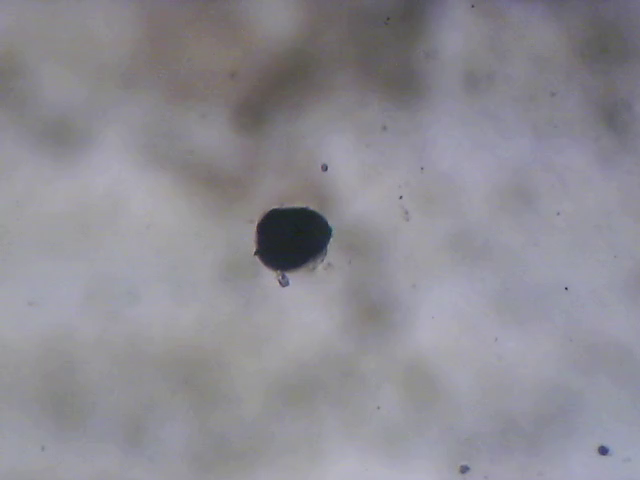
#> input picture video_exp/snap.png, 640 x 480 px
$ python -i a5_caliberation.py   (imports and definitions only)
#> lines starting #> are read from the running program, lines starting #| are printed output that depends on the picture; after the words box and inside, x2 and y2 are one past the last pixel; in counts of white or black regions, pixels touching at a corner belong together
"""
Batch microscope calibration (ellipse-aware).

Scans IMAGE_DIR for files named  m_<magnification>_d_<diameter>mm.<ext>
(e.g. m_2.0_d_1.5mm.jpg), fits an ellipse to each disc edge, takes the MAJOR axis
as the true diameter (tilt only foreshortens the minor axis), converts to um/px,
and writes ONE calibration json with a single um/px value per magnification.

Pipeline per image
  1. Rough segmentation (row-flattening + threshold + most circular blob).
  2. Sub-pixel edge points along 360 rays from the centre (parabolic refinement).
  3. Ellipse fit (cv2.fitEllipse) with MAD-based outlier rejection and refit.
  4. Error: bootstrap over edge points on the major axis length.
  5. um/px = D_true_um / major_axis_px.
Per magnification: inverse-variance weighted mean over all diameters.
"""
import os
import re
import json
import numpy as np
import cv2
import matplotlib
# [1 line not run here, left out]
import matplotlib.pyplot as plt
from scipy.ndimage import map_coordinates, gaussian_filter1d

# ------------------------------------------------------------------ paths
BASE_DIR = "F:/Mohit's BTP/Python Code/video_exp/caliberation_images"
IMAGE_DIR = f"{BASE_DIR}/actual_images"
FIG_DIR = f"{BASE_DIR}/fitted_images"
OUT_JSON = "F:/Mohit's BTP/Python Code/magnification.json"

DEFAULT_MAG = "2"          # used only if the json has no "default" yet
INCLUDE_DETAILS = True     # also write err_um_per_px and n_images per magnification
N_BOOT = 500

FNAME_RE = re.compile(r"^m_([\d.]+?)_d_([\d.]+?)mm\.(jpg|jpeg|png|tif|tiff|bmp)$", re.IGNORECASE)


# ------------------------------------------------------------------ step 1
def rough_circle(gray, thresh=0.75):
#> called with thresh = 0.75
    g = gray.astype(np.float32)
    # remove row banding; 90th percentile (not median) so a big disc covering
    # >50% of a row doesn't get mistaken for the background level
    flat = g / (np.percentile(g, 90, axis=1, keepdims=True) + 1e-6)
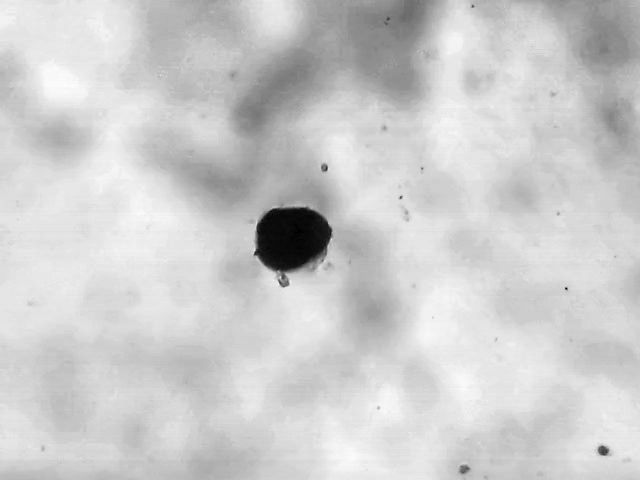
#> flat: shape (480, 640) float64; min 0.191, max 1.08, mean 0.907; drawn with min black and max white
    flat = cv2.GaussianBlur(flat, (0, 0), 5)
    mask = (flat < thresh).astype(np.uint8) * 255
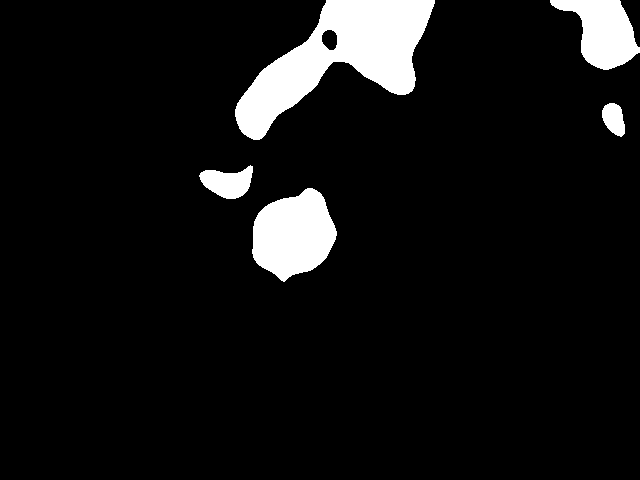
#> mask: shape (480, 640); 7.6% white; 5 white regions, box (x1, y1, x2, y2) and area: (235, 0, 435, 140) 12317, (252, 188, 337, 282) 5584, (550, 0, 640, 70) 3570, (199, 165, 253, 199) 1166, (602, 103, 625, 137) 561
    k = cv2.getStructuringElement(cv2.MORPH_ELLIPSE, (15, 15))
    mask = cv2.morphologyEx(mask, cv2.MORPH_OPEN, k)
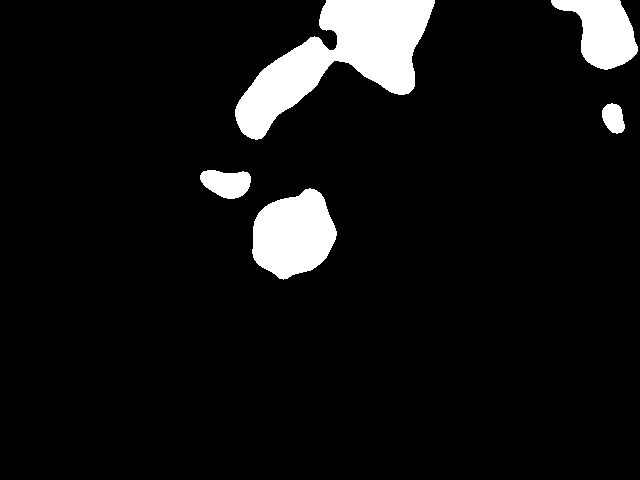
#> mask: shape (480, 640); 7.5% white; 5 white regions, box (x1, y1, x2, y2) and area: (235, 0, 435, 140) 12187, (252, 188, 337, 280) 5565, (551, 0, 638, 70) 3548, (200, 170, 251, 199) 1095, (602, 103, 625, 134) 522
    mask = cv2.morphologyEx(mask, cv2.MORPH_CLOSE, k)
#> mask: shape (480, 640); 7.5% white; 5 white regions
    cnts, _ = cv2.findContours(mask, cv2.RETR_EXTERNAL, cv2.CHAIN_APPROX_SIMPLE)
#> cnts = 5 contours; box (x1, y1, x2, y2) and area: (235, 0, 435, 140) 12208, (252, 188, 337, 280) 5442, (551, 0, 640, 70) 3521, (200, 170, 251, 199) 1036, (602, 103, 625, 134) 484
    if not cnts:
        raise RuntimeError("No dark blob found - adjust thresholding.")
    best, best_score = None, -1
    for c in cnts:
        a = cv2.contourArea(c)
        p = cv2.arcLength(c, True)
        if a < 500 or p == 0:
            continue
        score = (4 * np.pi * a / p ** 2) * np.sqrt(a)
        if score > best_score:
            best, best_score = c, score
#> this loop made 5 passes
#> (a, p, score, best_score) on pass 1: (5442.5, 288.5, 60.62, 60.62)
#> (a, p, score) on passes 2, 4, 5: (1035.5, 136, 22.64), (3521, 280.5, 33.37), (12207.5, 623.7, 43.57)
#> after the loop, best = contour of 137 points, box (x1, y1, x2, y2) (252, 188, 337, 280), area 5442; best_score = 60.62
    if best is None:
        raise RuntimeError("No circular blob found.")
    M = cv2.moments(best)
#> M = moments, m00 5442.5, centre m10/m00, m01/m00 = (293.1, 234.2)
    cx, cy = M["m10"] / M["m00"], M["m01"] / M["m00"]
#> cx = 293.1; cy = 234.2
    r = np.sqrt(cv2.contourArea(best) / np.pi)
#> r = 41.62
    return cx, cy, r


# ------------------------------------------------------------------ step 2
# [55 lines left out: functions edge_points, ellipse_radial_resid, fit_ellipse, not called in this run]


def major_diameter(ell):
    return max(ell[1])  # cv2 returns full axis lengths


# [142 lines left out: functions bootstrap_major, process_image, main, not called in this run]


# [2 lines not run here, left out]

>>> import cv2
>>> picture = cv2.imread('snap.png', cv2.IMREAD_GRAYSCALE)
>>> result = rough_circle(picture)
#> result = (293.1, 234.2, 41.62)
